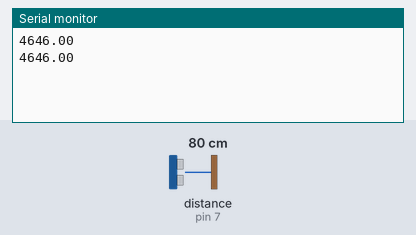
This sketch was run on a simulated Arduino Uno, built with avr-gcc and run on an emulated ATmega328P. On the bench: the last lines printed to the serial monitor. Wiring (inferred from the names in the program): ultrasonic range finder: trigger A1; echo pin 7. Inputs (shaded band) come from the test bench; at power-on: distance to the obstacle (sensor on pin 7) 80 cm. The echo pulse lasts 58.3 µs per cm.

Above: at 1.8 s.
1.9 s: distance to the obstacle (sensor on pin 7) set to 2 cm
At 2.8 s:
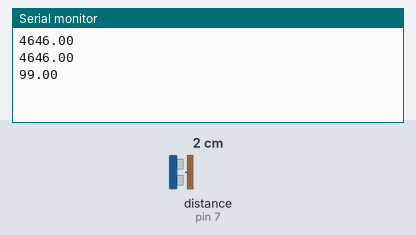
3.4 s: distance to the obstacle (sensor on pin 7) set to 4 cm
At 4.8 s:
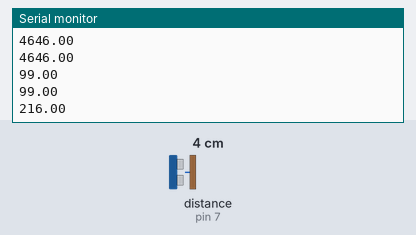
Timing chart, 0 to 6.4 s (numbered marks = the images above; inputs shaded):
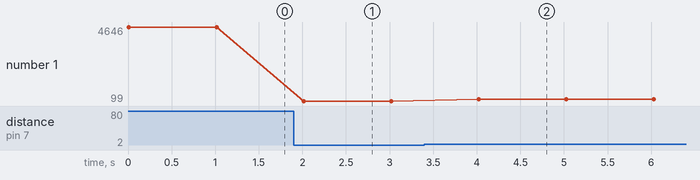

The sketch:

techtogether_ultrasound.ino
```cpp
#include <Ultrasonic.h>

//Ultrasonic ultrasonic(8,5);
//int distance;
const int trig=A1;
const int echo=7;
float interval;
float distance;
float sound =776.5; //miles per hour
void setup() {
  // put your setup code here, to run once:
  Serial.begin(9600);
  pinMode(echo, INPUT);
  pinMode (trig, OUTPUT);
  //Ultrasonic=ultrasonic(12,13);


}

void loop() {
  // this gets the back and forth going
  digitalWrite(trig, LOW);
  delayMicroseconds(2000);
  digitalWrite(trig, HIGH);
  delayMicroseconds(15);
  digitalWrite(trig, LOW);
  //delayMicroseconds(10);

  interval = pulseIn(echo, HIGH);
  //interval = interval/1000000; //to seconds
  //interval = interval/3600;
  //distance = sound *interval;
  //distance = distance/2; // to the object
  //distance = distance*63360;

  //distance=ultrasonic.read();

  Serial.println(interval);
  delay(1000); // not using delays is not safe
}
```

Measured:
- after the input at 1.9 s, the serial monitor: prints a new line after 0.12 s (image 1)
- after the input at 3.4 s, the serial monitor: prints a new line after 0.62 s (image 2)
- plotted number 1: 4646 → 99 after the input at 1.9 s, 99 → 215 after the input at 3.4 s
